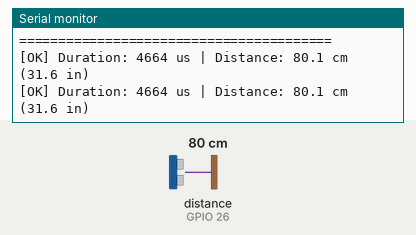
Simulated run of this sketch. Board: ESP32. Shown: the last lines printed to the serial monitor. Wiring (inferred from the names in the program): ultrasonic range finder: trigger GPIO 25; echo GPIO 26. The inputs (shaded band) are chosen by the test bench; at power-on: distance to the obstacle (sensor on GPIO 26) 80 cm. The echo pulse lasts 58.3 µs per cm.

Above: at 2.7 s.
2.8 s: distance to the obstacle (sensor on GPIO 26) set to 2 cm
At 3.3 s:
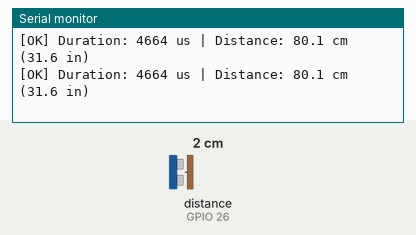
4.3 s: distance to the obstacle (sensor on GPIO 26) set to 4 cm
At 5.1 s:
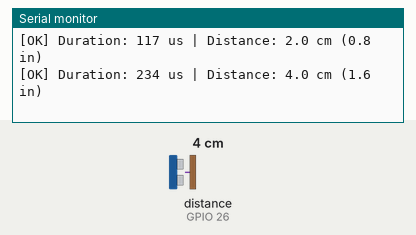
Timing chart, 0 to 7.3 s (numbered marks = the images above; inputs shaded):
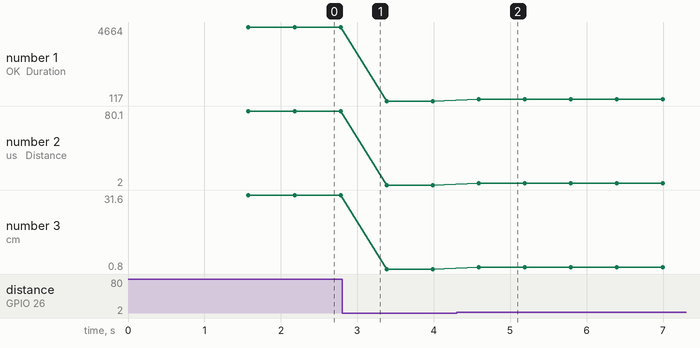

Measured:
- after the input at 4.3 s, the serial monitor: prints a new line after 0.29 s (image 2)
- plotted number 1: 4664 → 117 after the input at 2.8 s, 117 → 234 after the input at 4.3 s
- plotted number 2: 80.1 → 2 after the input at 2.8 s
- plotted number 3: 31.6 → 0.8 after the input at 2.8 s, 0.8 → 1.6 after the input at 4.3 s

The sketch:

hcsr04_test.ino
```cpp
#include <Arduino.h>

// ========================================================
// HC-SR04 Ultrasonic Sensor Standalone Test
// ========================================================
// Wire Connections:
//   HC-SR04 VCC   -> ESP32 VIN / 5V  (MUST be 5V, 3.3V is not enough)
//   HC-SR04 GND   -> ESP32 GND
//   HC-SR04 TRIG  -> ESP32 GPIO 25
//   HC-SR04 ECHO  -> ESP32 GPIO 26
// ========================================================

#define TRIG_PIN 25
#define ECHO_PIN 26

void setup() {
  // ESP32 with 26MHz crystal:
  // Serial.begin(115200) runs at 74880 baud on the PC Serial Monitor!
  Serial.begin(115200);
  delay(1500);

  Serial.println();
  Serial.println("========================================");
  Serial.println("   HC-SR04 Ultrasonic Sensor Test");
  Serial.println("========================================");
  Serial.print("TRIG Pin: GPIO "); Serial.println(TRIG_PIN);
  Serial.print("ECHO Pin: GPIO "); Serial.println(ECHO_PIN);
  Serial.println("----------------------------------------");
  Serial.println("If using Serial Monitor, set Baud to: 74880");
  Serial.println("========================================");
  Serial.println();

  pinMode(TRIG_PIN, OUTPUT);
  pinMode(ECHO_PIN, INPUT);

  digitalWrite(TRIG_PIN, LOW);
  delay(50);
}

void loop() {
  // 1. Check initial state of ECHO pin before pulse
  int initialEcho = digitalRead(ECHO_PIN);

  // 2. Clear trigger pin
  digitalWrite(TRIG_PIN, LOW);
  delayMicroseconds(4);

  // 3. Send a 10 microsecond HIGH pulse to trigger
  digitalWrite(TRIG_PIN, HIGH);
  delayMicroseconds(10);
  digitalWrite(TRIG_PIN, LOW);

  // 4. Measure duration of the echo pulse (timeout: 40000 us = ~6.8 meters)
  long duration = pulseIn(ECHO_PIN, HIGH, 40000);

  // 5. Output results with diagnostics
  if (duration == 0) {
    Serial.print("[FAIL] No Echo Received | Initial ECHO Pin State: ");
    if (initialEcho == HIGH) {
      Serial.println("HIGH (Warning: Echo pin is stuck HIGH. Check wiring/pullup)");
    } else {
      Serial.println("LOW");
      Serial.println("       Possible causes:");
      Serial.println("       1. Sensor VCC is on 3.3V instead of 5V/VIN (most common)");
      Serial.println("       2. TRIG & ECHO wires are swapped");
      Serial.println("       3. GND is disconnected");
    }
  } else {
    // Speed of sound = 343 m/s = 0.0343 cm/us -> distance = (duration * 0.0343) / 2
    float distanceCm = (duration / 2.0) / 29.1;
    float distanceInch = distanceCm / 2.54;

    Serial.print("[OK] Duration: ");
    Serial.print(duration);
    Serial.print(" us | Distance: ");
    Serial.print(distanceCm, 1);
    Serial.print(" cm (");
    Serial.print(distanceInch, 1);
    Serial.println(" in)");
  }

  delay(600);
}
```
